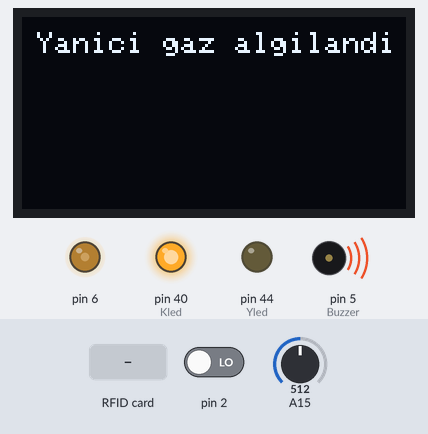
Simulated run of this sketch. Board: Arduino Mega 2560, built with avr-gcc and run on an emulated ATmega2560. Shown: 128×64 one-colour display, output pins drawn as LEDs (lit = HIGH), buzzer (waves = sounding, pin HIGH). Inputs (shaded band) come from the test bench; at power-on: pin 2 LOW, A15 = 512. Pins used as bus, display or sensor lines are not drawn; what the sketch prints to the serial monitor is not drawn.

Above: at 1.3 s.
2.4 s: pin 2 driven HIGH
At 4.0 s:
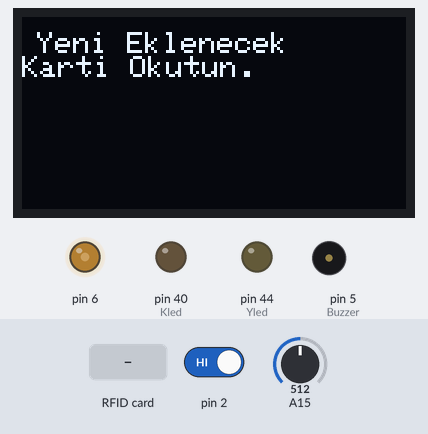
4.8 s: RFID card 5E 7A 19 C4 held to the reader
At 6.3 s:
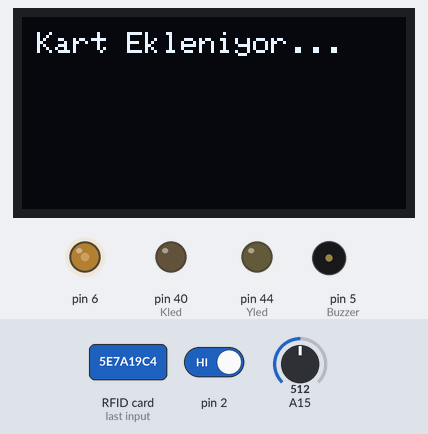
9.0 s: RFID card 5E 7A 19 C4 held to the reader
At 10.4 s:
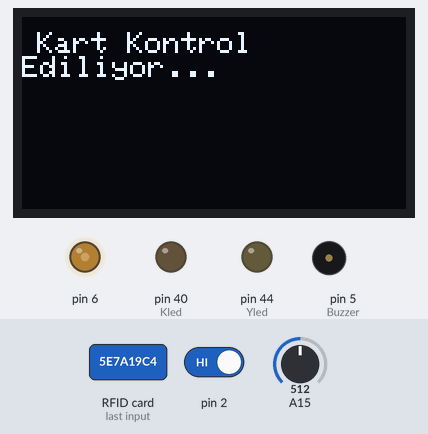
Timing chart, 0 to 12.0 s (numbered marks = the images above; inputs shaded):
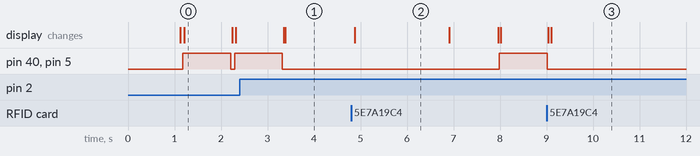

Measured:
- after the input at 2.4 s, pin 40 (Kled), pin 5 (Buzzer): goes on until 3.3 s, then stays LOW; the display: first differs from a run without the input after 0.98 s (image 1)
- after the input at 4.8 s, pin 40 (Kled), pin 5 (Buzzer): LOW → HIGH after 3.2 s; the display: changes after 0.08 s (image 2)
- after the input at 9.0 s, pin 40 (Kled), pin 5 (Buzzer): goes on until 9.0 s, then stays LOW; the display: first differs from a run without the input after 0.10 s (image 3)
- what the display in image 0 shows lasts 1.0 s, from 1.2 s to 2.2 s
- what the display in image 2 shows lasts 2.0 s, from 4.9 s to 6.9 s

The sketch:

Arduino_Mega.ino
```cpp
#include <EEPROM.h>

#include <LiquidCrystal.h>
#include<SPI.h>
#include<MFRC522.h>
#include <Wire.h>
#include <Adafruit_GFX.h>
#include <Adafruit_SSD1306.h>
Adafruit_SSD1306 display;

int RST_PIN = 49;
int SS_PIN = 53;
bool aktifmi = false, uyari = false, Bldrm = false;
int Kled = 40, Yled = 44, Buzzer = 5, page = 0;
int GazSensor = A15;
unsigned long eskiZmn = 0;
unsigned long yeniZmn;
String User = "", mes = "";

MFRC522 rfid(SS_PIN, RST_PIN);


void setup() {
  display.begin(SSD1306_SWITCHCAPVCC, 0x3C);
  Wire.begin();
  pinMode(Kled, OUTPUT);
  pinMode(Yled, OUTPUT);
  pinMode(12, INPUT);
  pinMode(8, INPUT);
 int newStrLen = EEPROM.read(10);  Serial.println(newStrLen);
delay(1000);
  char data[newStrLen + 1];
  for (int i = 0; i < newStrLen; i++)
  {
   data[i]  = EEPROM.read(10 + 1 + i);
    User+=data[i];  Serial.println(data[i]);

  } data[newStrLen] = '\ 0';
  Serial.println(data);

  pinMode(Buzzer, OUTPUT);
  Serial3.begin(115200);
  Serial.begin(9600);
  Serial2.begin(9600);

  SPI.begin();
  rfid.PCD_Init();
  analogWrite(6, 90);
  lcd_yazi();
  attachInterrupt(0, ButtonClick, RISING);

}

void loop() {

  if (page == 0) {
    lcd_yazi();
    while (rfid.PICC_IsNewCardPresent()) {
      if (rfid.PICC_ReadCardSerial()) {
 eskiZmn = millis();
yeniZmn= millis();        Bldrm = true;

        kart_bilgi_al();
      } else {
        break;
      }
    }


    if (aktifmi) {
      yeniZmn = millis();
      if (yeniZmn - eskiZmn > 10000 && Bldrm == true) {
        eskiZmn = yeniZmn;
        BldrmGonder();
        Bldrm = false;
      }
      if (digitalRead(12) == true && Bldrm == false) {
        Bldrm = true;
        digitalWrite(Kled, HIGH);
        digitalWrite(Buzzer, HIGH);
        display.clearDisplay();
        display.setCursor (5, 5);
        display.print("Bir Hareket\nAlgilandi");
        display.display();

        delay(1000);
        digitalWrite(Kled, LOW);
        digitalWrite(Buzzer, LOW);
        lcd_yazi();
      }
    }
    Serial.println(analogRead(A15));

    if (analogRead(A15) > 400) {
      digitalWrite(Kled, HIGH);
      digitalWrite(Buzzer, HIGH);
      display.clearDisplay();
      display.setCursor (5, 5);
      display.print("Yanici gaz algilandi");
      display.display();

      delay(1000);
      digitalWrite(Kled, LOW);
      digitalWrite(Buzzer, LOW);
      lcd_yazi();
    }
  } else {
    KartEkle();

  }

  if (Serial2.available() > 0) {
    String c = Serial2.readString();    Serial.println(c);

    mes = "";
    User = "";
    int sayac = 0, i = 0;
    while (5) {
      if (c[i] == '&') {
        sayac++;
        if (sayac == 2) {
          break;
        } else {
          i++;
          continue;
        }
      }
      if (sayac == 0) {
        User += c[i];
      }
      if (sayac == 1) {
        mes += c[i];
      }

      i++;

    }
      Serial.println(User);

int addrOffset=10;
 byte len = User.length();      Serial.println(len);

  EEPROM.write(addrOffset, len);
  for (int i = 0; i < len; i++)
  {
    EEPROM.write(addrOffset + 1 + i, User[i]);
  }


  }


}

void ButtonClick() {
  if (page == 0&&aktifmi==false) {
    page = 1;
  } else {
    page = 0;
  }
}

void KartEkle() {
  display.clearDisplay();
  display.setCursor (5, 5);
  display.println("Yeni Eklenecek"); display.println("Karti Okutun.");  display.display();

  while (rfid.PICC_IsNewCardPresent()) {
    if (rfid.PICC_ReadCardSerial()) {
      String url = "2|/api/values/2&us12&";
      String CartId = "";
      CartId += rfid.uid.uidByte[0];
      CartId += rfid.uid.uidByte[1];
      CartId += rfid.uid.uidByte[2];
      CartId += rfid.uid.uidByte[3];
      url += CartId;
      url += "|";
      Serial3.println(url);

      display.clearDisplay();
      display.setCursor (5, 5);
      display.println("Kart Ekleniyor..."); display.display();
      delay(2000);

      display.clearDisplay();
      display.setCursor (5, 5);
      display.println("Kart Eklendi..."); display.display();
      delay(1000);
      page = 0;
    } else {
      break;
    }
  }


}


void lcd_yazi() {
  display.clearDisplay();
  display.setTextColor(WHITE);
  display.setTextSize(1);
  display.setCursor(5, 5);
  display.println("Lutfen Kartinizi");
  display.print("Okutun");


  display.display();
}

String CartControl(String CartId) {
  Serial3.println(CartId);


  while (5) {
    if (Serial3.available() > 0) {

      return Serial3.readString();
    }
  }

}

void kart_bilgi_al() {
  display.clearDisplay();
  display.setCursor (5, 5);
  display.println("Kart Kontrol");    display.println("Ediliyor...");  display.display();


  String url = "0|/api/values/0&us12&";
  String CartId = "";
  CartId += rfid.uid.uidByte[0];
  CartId += rfid.uid.uidByte[1];
  CartId += rfid.uid.uidByte[2];
  CartId += rfid.uid.uidByte[3];
  url += CartId;
  url += "|";
  String onay = CartControl(url);
  url = "1|/api/values/1&us12&";
  url += CartId;
  display.clearDisplay();
  display.setCursor (5, 5);
    Serial.println(onay);
    Serial.println(CartId);

  if (CartId.equals(onay)) {
    url += "&Gecerli|";
    display.println("Kart Onaylandi");
    Bldrm = false;
    digitalWrite(Yled, HIGH);
    if (aktifmi) {
      aktifmi = !aktifmi;
      display.print("Sistem Deaktif");
    } else {
      aktifmi = !aktifmi;
      display.print("Sistem Aktif");
    }
    display.display();

    delay(2000);
    digitalWrite(Yled, LOW);

  } else {
    url += "&Gecersiz|";
    display.print("Tanimsiz Kart");
    digitalWrite(Kled, HIGH);
    digitalWrite(Buzzer, HIGH);
    display.display();

    delay(2000);
    digitalWrite(Kled, LOW);
    digitalWrite(Buzzer, LOW);

  }
  Serial3.println(url);

  rfid.PICC_HaltA();
  lcd_yazi();
}

void BldrmGonder() {

}
```
